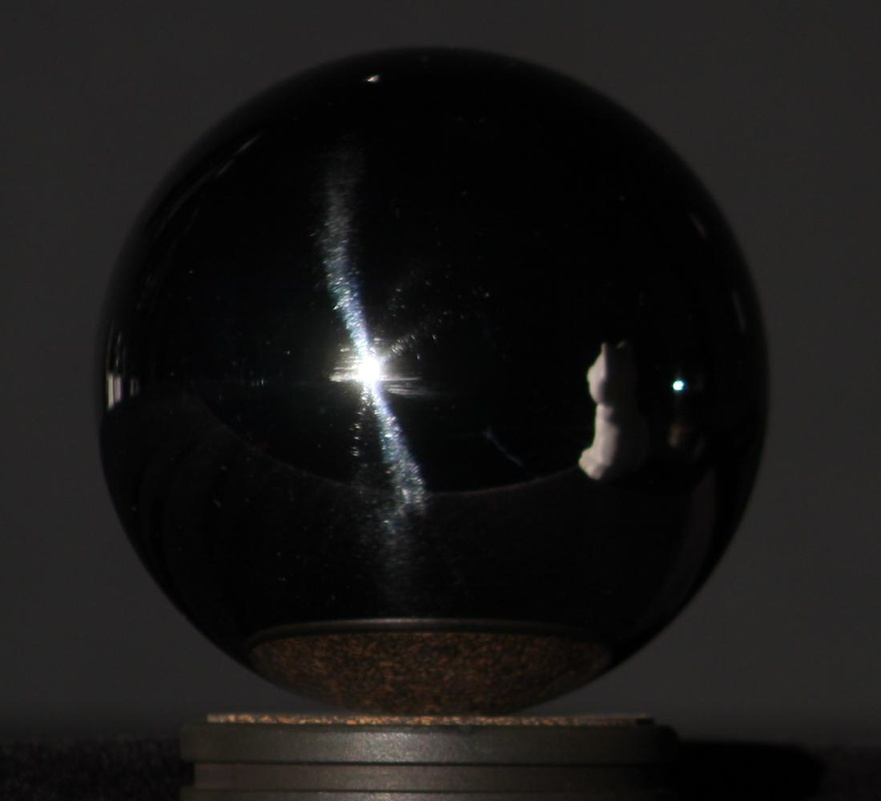
%> input picture PSBox-v0.3.1/data/LightProbe-1/Image_01.JPG, 881 x 801 px, shrunk from 1100 x 1000 before the run
$ octave --eval "result = segmentImage(imread('../PSBox-v0.3.1/data/LightProbe-1/Image_01.JPG'));"   (GNU Octave 9; MATLAB toolbox functions it lacks are replaced by stand-ins)
%> lines starting %> are read from the running program, lines starting %| are printed output that depends on the picture; in (x1, y1, x2, y2) boxes, pixels count from 0 and x2, y2 are one past the last pixel; in counts of white or black regions, pixels touching at a corner belong together; the program's own positions count from 1
function [BW,maskedImage] = segmentImage(RGB)
%segmentImage Segment image using auto-generated code from imageSegmenter app
%  [BW,MASKEDIMAGE] = segmentImage(RGB) segments image RGB using
%  auto-generated code from the imageSegmenter app. The final segmentation
%  is returned in BW, and a masked image is returned in MASKEDIMAGE.

% Auto-generated by imageSegmenter app on 20-Apr-2021
%----------------------------------------------------


% Convert RGB image into L*a*b* color space.
X = rgb2lab(RGB);
%> X: size 801x881x3 double; mean of channels 1, 2, 3 9.1, 0.3, 0.6

% Auto clustering
s = rng;
rng('default');
L = imsegkmeans(single(X),2,'NumAttempts',2);
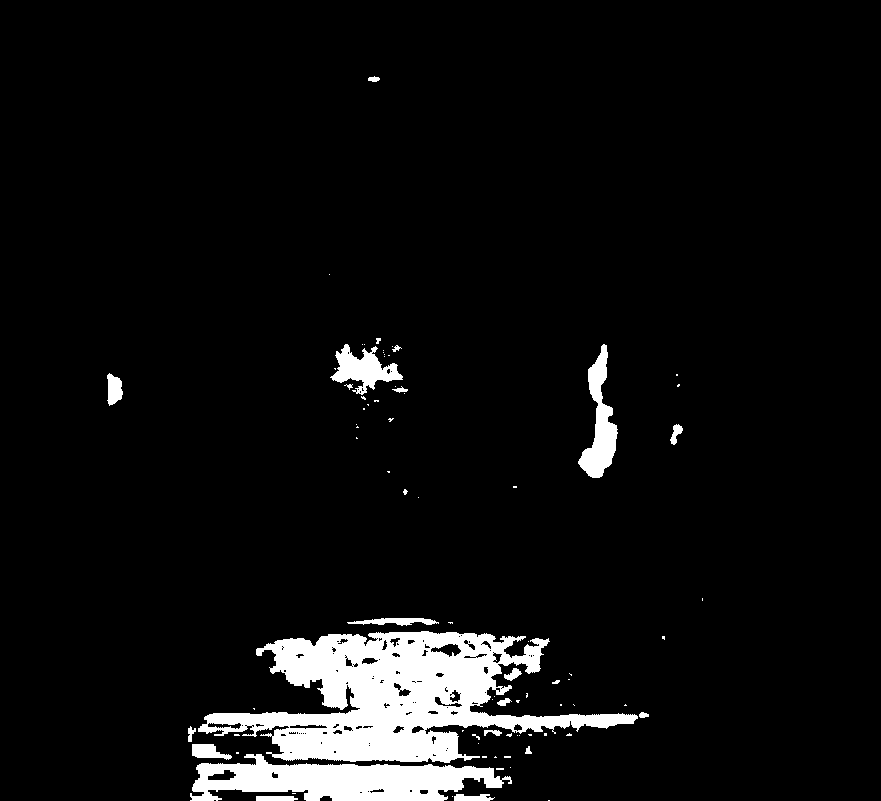
%> L: size 801x881 uint8; values 1 (black) and 2 (white), 6% white; 81 white regions (59 under 20 px), largest, box (x1, y1, x2, y2) and area: (198, 631, 638, 763) 26943, (190, 754, 512, 801) 8959, (578, 344, 618, 478) 2333
rng(s);
BW = L == 2;

% Close mask with disk
radius = 3;
decomposition = 0;
se = strel('disk', radius, decomposition);
BW = imclose(BW, se);
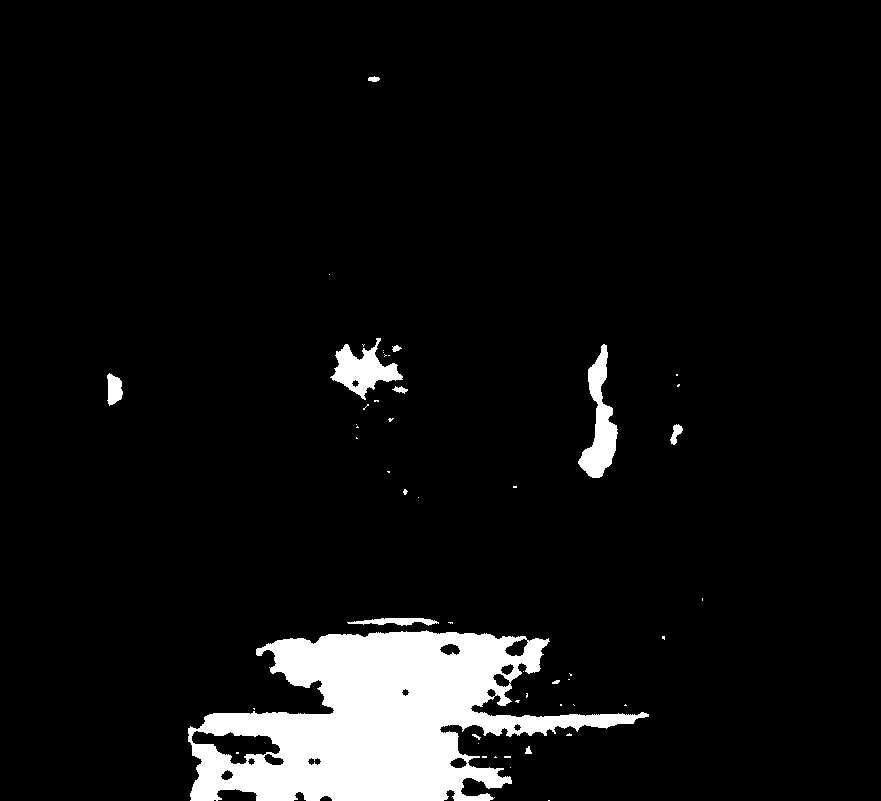
%> BW: size 801x881 logical; 6.7% white; 50 white regions (38 under 20 px), largest, box (x1, y1, x2, y2) and area: (188, 630, 649, 801) 41392, (578, 344, 618, 478) 2346, (330, 338, 403, 400) 1948

% Create masked image.
maskedImage = RGB;
%> maskedImage is the input picture: size 801x881x3 uint8; mean R, G, B 24.6, 23.6, 22.9
maskedImage(repmat(~BW,[1 1 3])) = 0;
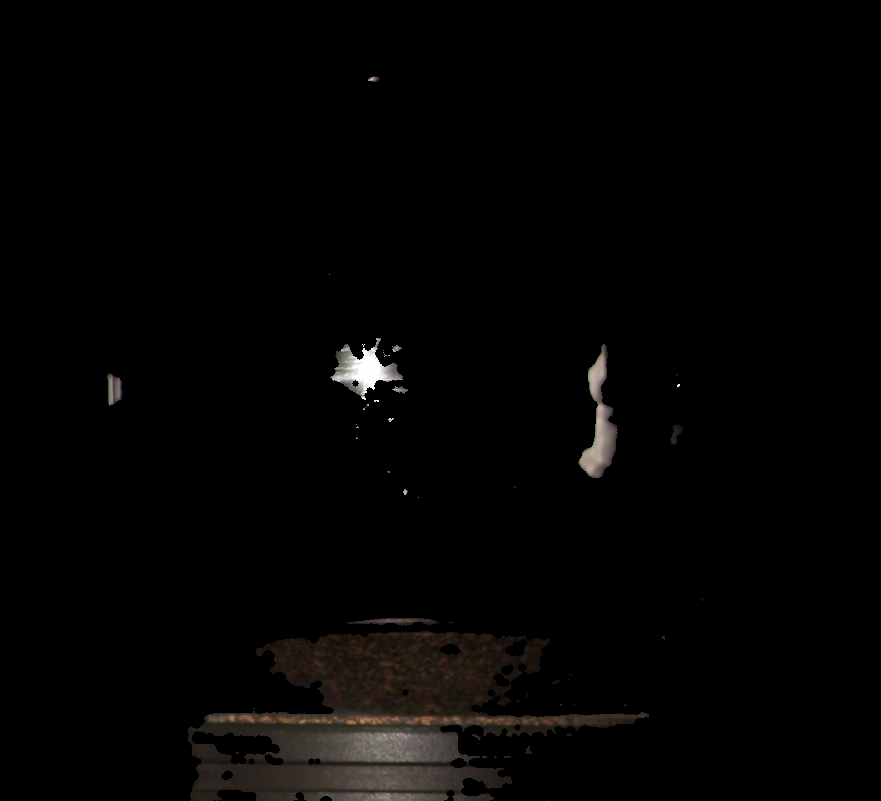
%> maskedImage: size 801x881x3 uint8; mean R, G, B 4.3, 3.7, 3.2
end

$ run again, on PSBox-v0.3.1/data/LightProbe-1/Image_03.JPG
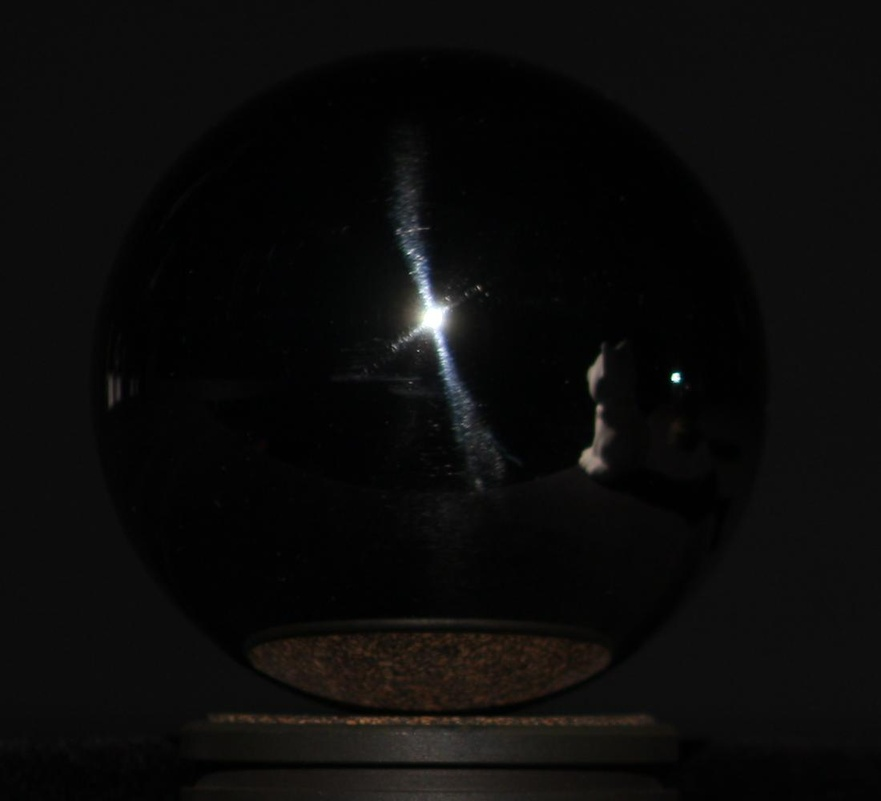
%> input picture PSBox-v0.3.1/data/LightProbe-1/Image_03.JPG, 881 x 801 px, shrunk from 1100 x 1000 before the run
%> X: size 801x881x3 double; mean of channels 1, 2, 3 3.5, 0.1, 0.4
%> in segmentImage, `L = imsegkmeans(single(X),2,'NumAttempts',2);`:
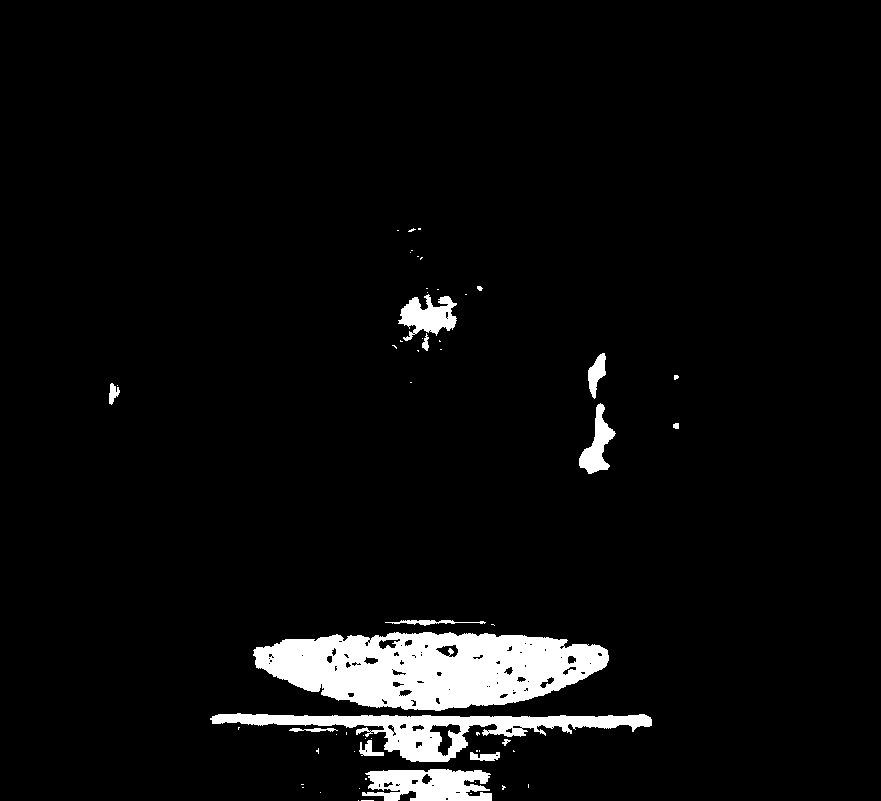
%> L: size 801x881 uint8; values 1 (black) and 2 (white), 4.8% white; 59 white regions (43 under 20 px), largest, box (x1, y1, x2, y2) and area: (253, 632, 609, 711) 19585, (210, 713, 652, 762) 7016, (362, 769, 492, 801) 3145
%> in segmentImage, maskedImage is the input picture: size 801x881x3 uint8; mean R, G, B 11.3, 11, 10.5
%> in segmentImage, `maskedImage(repmat(~BW,[1 1 3])) = 0;`:
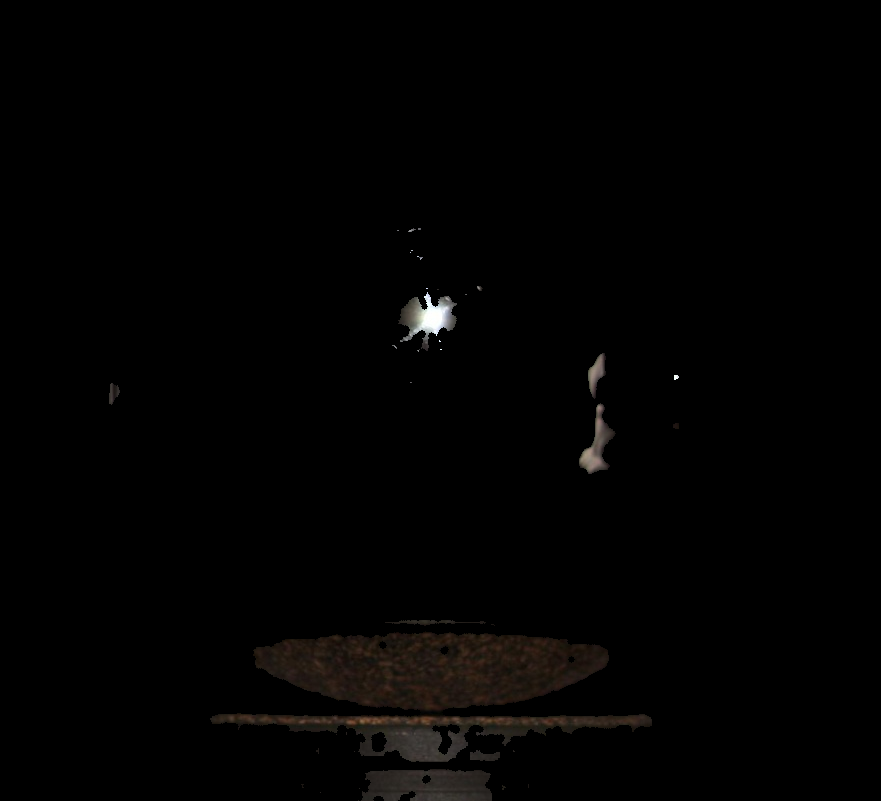
%> maskedImage: size 801x881x3 uint8; mean R, G, B 2.5, 2.1, 1.7
